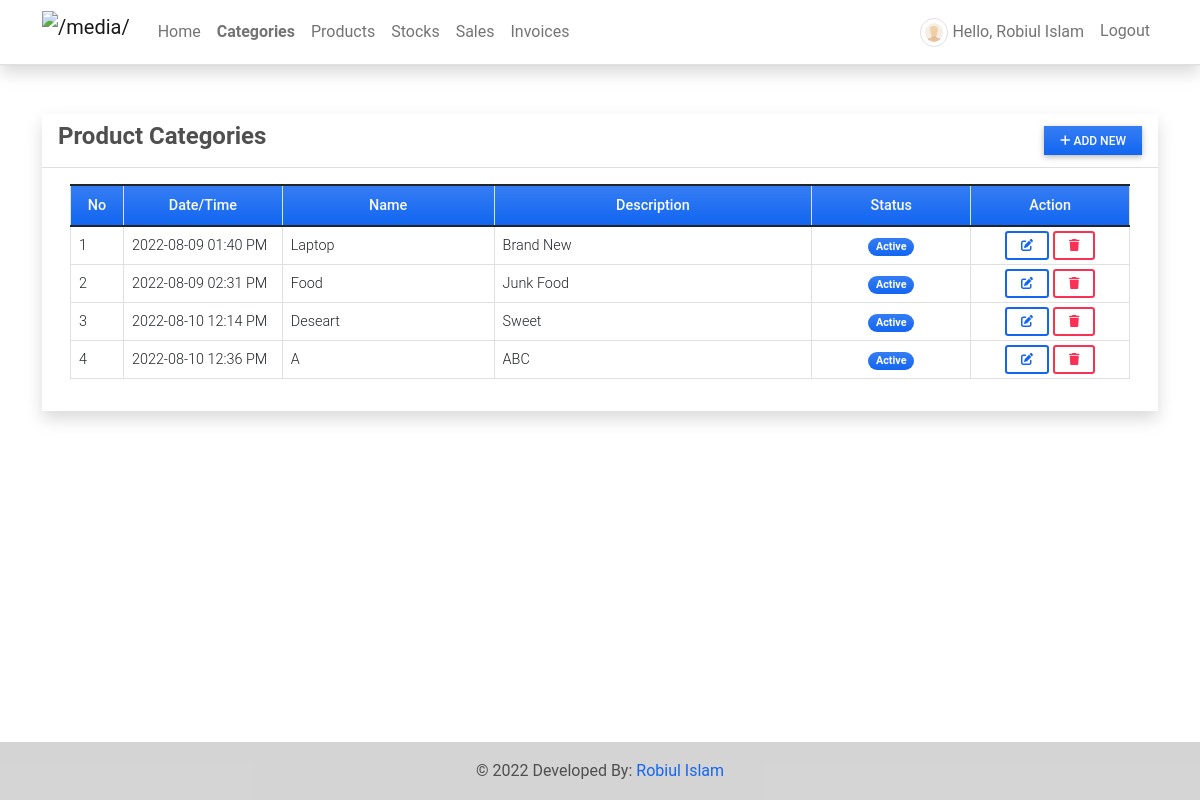
The app's page /category (signed in) with its own data.
### imsApp/models.py (models this page shows, shortened)
class Category(models.Model):
    name = models.CharField(max_length=250)
    description = models.TextField()
    status = models.CharField(max_length=2, choices=(('1','Active'),('2','Inactive')), default=1)
    date_created = models.DateTimeField(default=timezone.now)
    date_updated = models.DateTimeField(auto_now=True)

### imsApp/views.py (the view)
# urls.py: path('category',views.category_mgt,name='category-page'),
@login_required
def category_mgt(request):
    context['page_title'] = "Product Categories"
    categories = Category.objects.all()
    context['categories'] = categories
    return render(request, 'category_mgt.html', context)

### imsApp/templates/category_mgt.html (shortened to what this page needs)
{% extends 'base.html' %} {% block pageContent %}
<div class="col-lg-12 col-md-12 col-sm-12 col-xs-12">
    <div class="card card-default rounded-0 shadow ">
        <div class="card-header">
            <div class="d-flex w-100 align-items-center justify-content-between">
                <h4 class="card-title fw-bold">Product Categories</h4>
                <div class="tools">
                    <button type="button" class="btn btn-primary rounded-0 bg-gradient btn-sm" id='add_new'><i class="fa fa-plus"></i> Add New</button>
                </div>
            </div>
        </div>
        <div class="card-body">
            <div class="container-fluid">
                <table class="table table-bordered" id="category-list">
                    <colgroup>
                        <col width="5%">
                        <col width="15%">
                        <col width="20%">
                        <col width="30%">
                        <col width="15%">
                        <col width="15%">
                    </colgroup>
                    <thead>
                        <tr class="bg-gradient bg-primary bg-opacity-50 text-light">
                            <th class="px-2 py-2 text-center">No</th>
                            <th class="px-2 py-2 text-center">Date/Time</th>
                            <th class="px-2 py-2 text-center">Name</th>
                            <th class="px-2 py-2 text-center">Description</th>
                            <th class="px-2 py-2 text-center">Status</th>
                            <th class="px-2 py-2 text-center">Action</th>
                        </tr>
                    </thead>
                    <tbody>
                        {% for category in categories %}
                        <tr>
                            <td class="px-2 py-1 align-middle">{{ forloop.counter }}</td>
                            <td class="px-2 py-1 align-middle">{{ category.date_created|date:"Y-m-d h:i A" }}</td>
                            <td class="px-2 py-1 align-middle">{{ category.name }}</td>
                            <td class="px-2 py-1 align-middle">
                                <p class="m-0 text-truncate">{{ category.description }}</p>
                            </td>
                            <td class="px-1 py-1 align-middle text-center">
                                {% if category.status == '1' %}
                                <span class="badge bg-primary bg-gradient rounded-pill px-2">Active</span> {% else %}
                                <span class="badge bg-secondary bg-gradient rounded-pill px-2">Inactive</span> {% endif %}
                            </td>
                            <td class="px-2 py-1 align-middle text-center">
                                <a class="btn btn-outline-primary btn-sm edit-data" href="javascript:void(0)" data-id="{{ category.pk }}" title="Edit">
                                    <i class="fa fa-edit"></i>
                                </a>
                                <button class="btn btn-outline-danger btn-sm delete-data" type="button" data-id="{{ category.pk }}" title="Delete">
                                    <i class="fa fa-trash"></i>
                                </button>
                            </td>
                        </tr>
                        {% endfor %}
                    </tbody>
                </table>
            </div>
        </div>
    </div>
</div>
{% endblock pageContent %}

### imsApp/templates/topNavigation.html (shortened to what this page needs)
{% load static %}
<header>
    <nav class="navbar navbar-expand-lg navbar-light bg-white fixed-top shadow border-bottom">
        <div class="container">
            <a class="navbar-brand" >
                <img src="{{ MEDIA_URL }}/default/CPL.jpg" height="16" alt="{{ MEDIA_URL }}" loading="lazy" style="margin-top: -3px;" />
            </a>
            <div class="collapse navbar-collapse" id="navbarExample01">
                <ul class="navbar-nav me-auto mb-2 mb-lg-0" id="topNav">
                    {% if user.id %}
                    <li class="nav-item">
                        <a class="nav-link" aria-current="page" href="{% url 'home-page' %}">Home</a>
                    </li>
                    <li class="nav-item">
                        <a class="nav-link" aria-current="page" href="{% url 'category-page' %}">Categories</a>
                    </li>
                    <li class="nav-item">
                        <a class="nav-link" aria-current="page" href="{% url 'product-page' %}">Products</a>
                    </li>
                    <li class="nav-item">
                        <a class="nav-link" aria-current="page" href="{% url 'inventory-page' %}">Stocks</a>
                    </li>
                    <li class="nav-item">
                        <a class="nav-link" aria-current="page" href="{% url 'sales-page' %}">Sales</a>
                    </li>
                    <li class="nav-item">
                        <a class="nav-link" aria-current="page" href="{% url 'invoice-page' %}">Invoices</a>
                    </li>
                    {% endif %}
                </ul>
                <ul class="navbar-nav d-flex flex-row">
                    {% if user.id %} {% if user.profile.user_type == 1 %} {% endif %}
                    <li class="nav-item me-3 me-lg-0">
                        <a class="nav-link" href="{% url 'profile' %}">
                            <span class="me-1"><img src="{{ MEDIA_URL }}/default/default-avatar.png" alt="User Avatar" id="user-avatar" class="img-thumbnail rounded-circle"></span>Hello, {{ user.first_name }} {{user.last_name}}
                        </a>
                    </li>
                    <li class="nav-item me-3 me-lg-0">
                        <a class="nav-link" href="{% url 'logout' %}">Logout</a>
                    </li>
                    {% endif %}
                </ul>
            </div>
        </div>
    </nav>
</header>

### static/assets/default/css/style.css (style rules this page uses)
html, body { height: 100%; width: 100%; max-height: 100%; overflow: auto; display: flex; flex-direction: column; }
body>header { flex-shrink: auto; }
#user-avatar { width: 1.8rem; height: 1.8rem; object-fit: scale-down; object-position: center center; }
.navbar-brand>img { height: 2em; }
.nav-item.active a.nav-link { font-weight: bolder !important; }

### records on screen
Category: date_created "2022-08-09 01:40 PM", name "Laptop", description "Brand New", status "Active"
Category: date_created "2022-08-09 02:31 PM", name "Food", description "Junk Food", status "Active"
Category: date_created "2022-08-10 12:14 PM", name "Deseart", description "Sweet", status "Active"
Category: date_created "2022-08-10 12:36 PM", name "A", description "ABC", status "Active"

### other values on screen
{{ user.first_name }} "Robiul"
{{ user.last_name }} "Islam"
